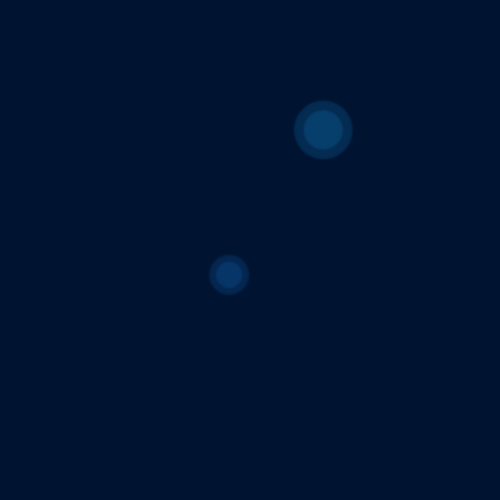
Frame 1 (no input)
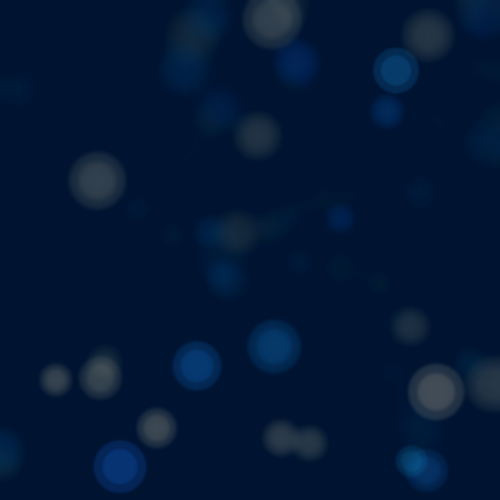
Frame 60 (the mouse pressed at the canvas centre just before this capture)
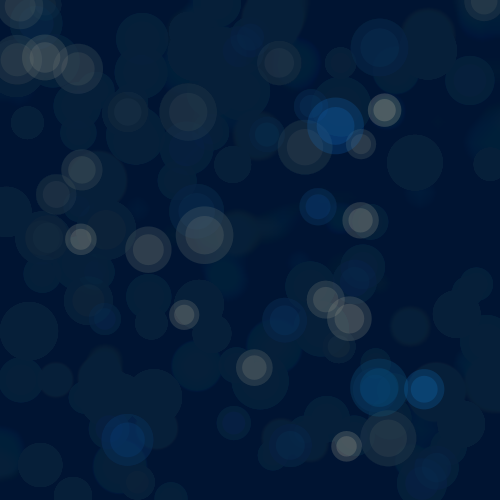
Frame 120 (the mouse held since frame 60 and released just before this capture)

The Processing sketch that drew these frames (run headless with seeded random() and noise(); from frame 60 on, the mouse is pressed at the canvas centre):

// Processing sketch: processing_173865
// ── processing_173865.pde

void setup() {
  size(500, 500);
  background(0, 20, 50);
}

void draw() {
  float qnt = 2;
  rectMode(CORNER);
  noStroke();
  fill(0, 20, 50, 20);
  rect(0, 0, 500, 500);
  Orbs orbs = new Orbs();
  for (int i=0; i<qnt; i++) {
    orbs.draw(random(500), random(500));
  }
  if (mousePressed) {
    qnt = 1;
  }
  else {
    filter(BLUR, 1);
  }
}

class Orbs {
  Orbs() {
  }
  void draw(float xL, float yL) {
    float scale = random(20, 40);
    float col = random(10);
    ;
    if (col>6) {
      fill(216, 206, 173, 50);
    } 
    else {
      fill(18, random(100, 150), random(200, 250), 50);
    }
    ellipse(xL, yL, scale, scale);
    ellipse(xL, yL, scale*1.5, scale*1.5);
  }
}
